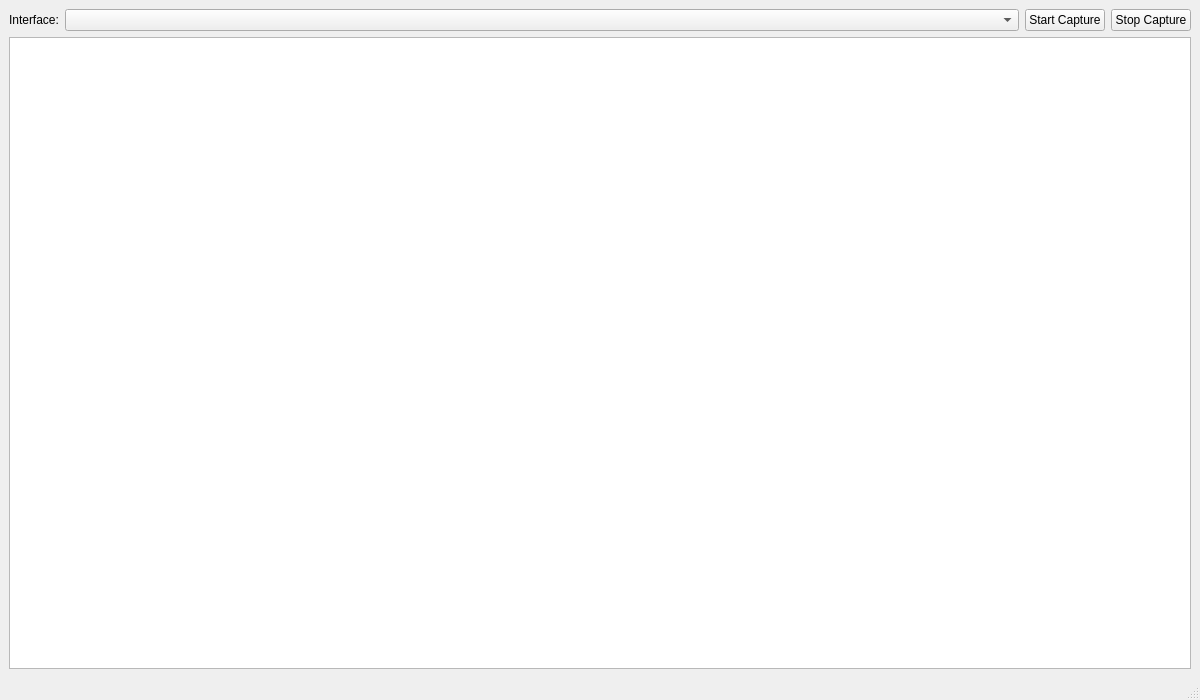
<?xml version="1.0" encoding="UTF-8"?>
<ui version="4.0">
 <class>MainWindow</class>
 <widget class="QMainWindow" name="MainWindow">
  <property name="geometry">
   <rect>
    <x>0</x>
    <y>0</y>
    <width>1200</width>
    <height>700</height>
   </rect>
  </property>
  <property name="windowTitle">
   <string>TrafficSNF</string>
  </property>
  <widget class="QWidget" name="centralwidget">
   <layout class="QVBoxLayout" name="verticalLayout">
    <item>
     <layout class="QHBoxLayout" name="controlsLayout">
      <item>
       <widget class="QLabel" name="labelInterface">
        <property name="text">
         <string>Interface:</string>
        </property>
       </widget>
      </item>
      <item>
       <widget class="QComboBox" name="comboInterfaces">
        <property name="sizePolicy">
         <sizepolicy hsizetype="Expanding" vsizetype="Fixed">
          <horstretch>1</horstretch>
          <verstretch>0</verstretch>
         </sizepolicy>
        </property>
       </widget>
      </item>
      <item>
       <widget class="QPushButton" name="btnStart">
        <property name="text">
         <string>Start Capture</string>
        </property>
       </widget>
      </item>
      <item>
       <widget class="QPushButton" name="btnStop">
        <property name="text">
         <string>Stop Capture</string>
        </property>
       </widget>
      </item>
     </layout>
    </item>
    <item>
     <widget class="QTableView" name="tablePackets"/>
    </item>
   </layout>
  </widget>
  <widget class="QStatusBar" name="statusbar"/>
 </widget>
 <resources/>
 <connections/>
</ui>
